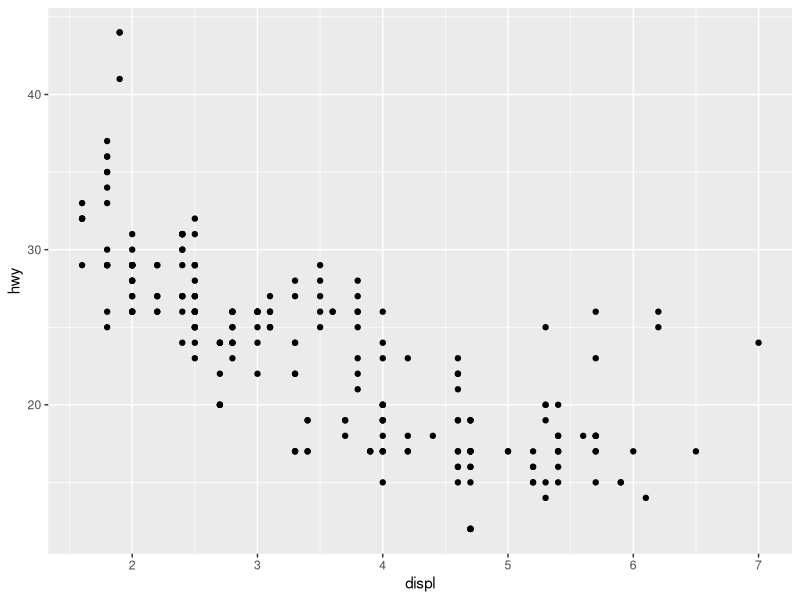
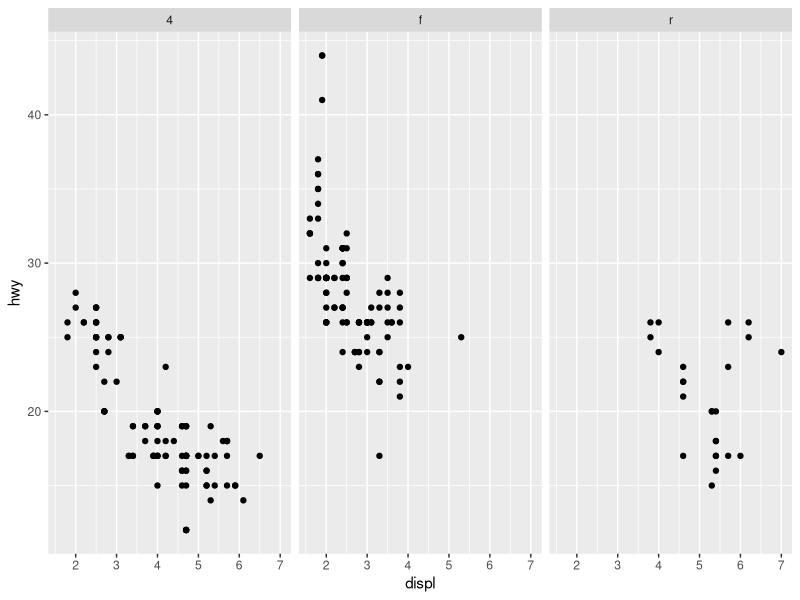

Reproduce these figures in R, in order. (Note: this script raises an error after producing the figures.)
library(ggplot2)

# using mpg dataset
qplot(displ, hwy, data = mpg)

# facets
# separated by tilde. vars on rhs are cols
qplot(displ, hwy, data = mpg, facets = . ~ drv)

# basic components of a ggplot2 plot
#   - df
#   - aesthetic mappings: how data are mapped to color, size, etc.
#   - geoms: geometrics objects like points, lines, shapes
#   - facets: for conditional plots
#   - stats: statistical transformations like binning, quantiles, smoothing
#   - scales: what scale an aesthetic map uses (example: male = red, female = blue)
#   - coordinate system

geom_point() + facet_grid(. ~ var) + geom_smooth(method = 'lm')

# annotation
#   - labels: xlab, ylab, labs, ggtitle
#   - each of the 'geom' functions has options to modify
#   - for things that only make sense globally, use theme()
#   - two standard themes included, theme_gray() and theme_bw()

# applies to all points
geom_point(color = 'blue')

# color by fct var
geom_point(aes(color = var))

# labels
labs(title = 'thing')

# subscript
labs(x = expression('log ' * PM[2.5]))

# axis limits
# ggplot doesn't remove outliers by default (unlike plot)

# if you change limits, then ggplot will actually remove everything out of the limits
g + geom_line() + ylim(-3, 3)

# to include the point (but just change the axis limits)
g + geom_line() + coord_cartesian(ylim = c(-3, 3))

# use the cut() function to convert a continuous variable to categorical
# calculate deciles
cutpoints <- quantile(df$var, seq(0, 1, length = 4), na.rm = TRUE)

# cut the data at the deciles and create a new fct var
df$var2 <- cut(df$var1, cutpoints)

# see the levels of the newly created fct var
levels(df$var2)

# example plot
g <- ggplot(maacs, aes(logpm25, NocturnalSympt))

g + geom_point(alpha = 1/3)
    + facet_wrap(bmicat ~ no2dec, nrow = 2, ncol = 4)
    + geom_smooth(method = 'lm', se=FALSE, col = 'steelblue')
    + theme_bw(base_family = 'Avenir', base_size = 10)
    + labs(x = expression('log ' * PM[2.5]))
    + labs(y = 'yaxis label')
    + labs(title = 'title')
